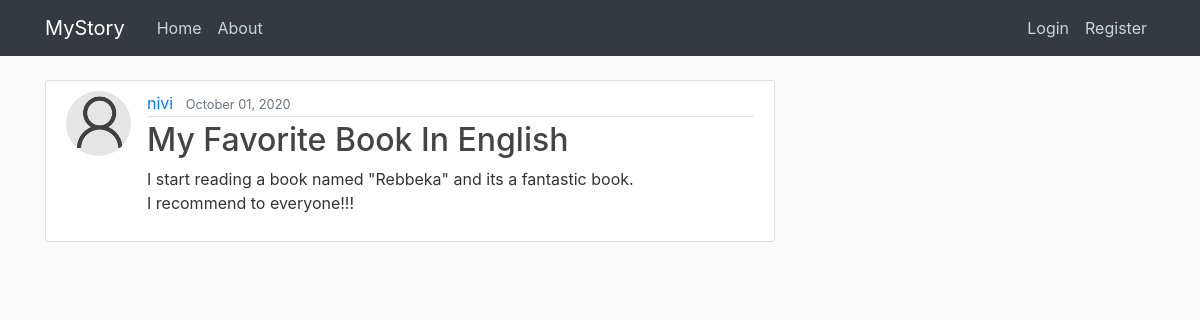
The app's page /post/31/ with its own data.
### blog/models.py (models this page shows, shortened)
class Post(models.Model):
    title = models.CharField(max_length=100)
    content = models.TextField()
    date_posted = models.DateTimeField(default=timezone.now)
    author = models.ForeignKey(User, on_delete=models.CASCADE)

### users/models.py (models this page shows, shortened)
class Profile(models.Model):
    user = models.OneToOneField(User, on_delete=models.CASCADE)
    image = models.ImageField(default='default.jpg', upload_to='profile_pics')

### blog/views.py (the view)
# urls.py: path('post/<int:pk>/', PostDetailView.as_view(), name='post-detail'),
class PostDetailView(DetailView):
    model = Post

### blog/templates/blog/post_detail.html (shortened to what this page needs)
 {% extends "blog/base.html" %}
 {% block content %}
     <article class="media content-section">
     <img class="rounded-circle article-img" src="{{ object.author.profile.image.url }}">
      <div class="media-body">
        <div class="article-metadata">
          <a class="mr-2" href="{% url 'user-post' object.author.username %}">{{ object.author }}</a>
          <small class="text-muted">{{ object.date_posted|date:"F d, Y" }}</small>
        </div>
        <h2 class="article-title">{{ object.title }}</h2>
        <p class="article-content">{{ object.content }}</p>
      </div>
    </article>
{% endblock content %}

### blog/static/blog/main.css (style rules this page uses)
body { background: #fafafa; color: #333333; margin-top: 5rem; }
h1, h2, h3, h4, h5, h6 { color: #444444; }
.content-section { background: #ffffff; padding: 10px 20px; border: 1px solid #dddddd; border-radius: 3px; margin-bottom: 20px; }
.article-title { color: #444444; }
.article-content { white-space: pre-line; }
.article-img { height: 65px; width: 65px; margin-right: 16px; }
.article-metadata { padding-bottom: 1px; margin-bottom: 4px; border-bottom: 1px solid #e3e3e3 }

### records on screen
Post: author.profile.image (placeholder picture), author "nivi", date_posted "October 01, 2020", title "My Favorite Book In English", content "I start reading a book named \"Rebbeka\" and its a fantastic book. I recommend to everyone!!!"
